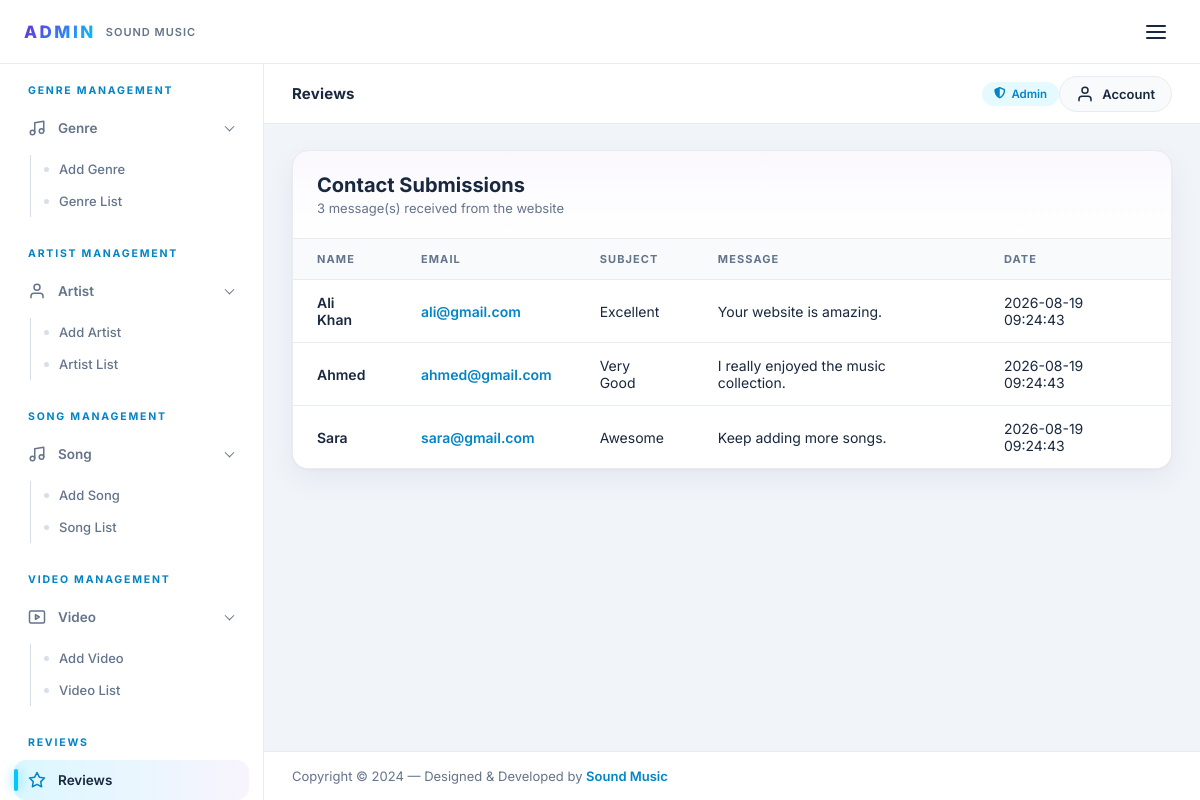
/index.php (signed in), run on the app's committed database.
### tables this page shows
CREATE TABLE contact (
    contact_id INT AUTO_INCREMENT PRIMARY KEY,
    c_name VARCHAR(100) NOT NULL,
    c_email VARCHAR(100) NOT NULL,
    reviews VARCHAR(255) NOT NULL,
    message TEXT NOT NULL,
    created_at TIMESTAMP DEFAULT CURRENT_TIMESTAMP
);

### index.php (the view, shortened to what this page needs)
<?php
if($_SESSION['user_id']){
    include("config.php");
    include ("header.php");
    $query = "SELECT * FROM `contact` ORDER BY created_at DESC";
    $result = mysqli_query($conn,$query);
    $count = mysqli_num_rows($result);
?>
<div class="content-body">
    <div class="container-fluid">
        <div class="page-panel">
            <div class="panel-header">
                <div>
                    <h2 class="panel-title">Contact Submissions</h2>
                    <p class="panel-subtitle"><?php echo $count; ?> message(s) received from the website</p>
                </div>
            </div>
            <div class="table-wrap">
                <table class="data-table">
                    <thead>
                        <tr>
                            <th>Name</th>
                            <th>Email</th>
                            <th>Subject</th>
                            <th>Message</th>
                            <th>Date</th>
                        </tr>
                    </thead>
                    <tbody>
                    <?php if ($count > 0) {
                        while($data = mysqli_fetch_assoc($result)){ ?>
                        <tr>
                            <td class="cell-title"><?php echo htmlspecialchars($data["c_name"]); ?></td>
                            <td><a href="mailto:<?php echo htmlspecialchars($data["c_email"]); ?>" style="color:var(--admin-accent-strong);font-weight:600;"><?php echo htmlspecialchars($data["c_email"]); ?></a></td>
                            <td><?php echo htmlspecialchars($data["reviews"]); ?></td>
                            <td style="max-width:360px;"><?php echo htmlspecialchars($data["message"]); ?></td>
                            <td><?php echo htmlspecialchars($data["created_at"]); ?></td>
                        </tr>
                    <?php }
                    } ?>
                    </tbody>
                </table>
            </div>
        </div>
    </div>
</div>
<?php
include "footer.php";
}
else{
    echo "<script>window.location.href = 'login.php';</script>";
}
?>

### custom-admin.css (style rules this page uses)
* { margin: 0; padding: 0; box-sizing: border-box; }
a { text-decoration: none; color: inherit; }
:root { --admin-primary: #6C2BD9; --admin-primary-dark: #4C1D95; --admin-primary-light: #8B5CF6; --admin-accent: #00C8FF; --admin-accent-strong: #0284C7; --admin-danger: #EF4444; --admin-success: #10B981; --admin-warning: #F59E0B; --admin-bg: #F1F4F9; --admin-surface: #FFFFFF; --admin-surface-2: #F8FAFC; --admin-border: #E7EBF2; --admin-border-strong: #D8DEE9; --admin-text: #18283F; --admin-text-muted: #64748B; --admin-gradient: linear-gradient(135deg, #6C2BD9 0%, #00C8FF 100%); --admin-shadow: 0 1px 2px rgba(24, 40, 63, 0.04), 0 10px 30px rgba(24, 40, 63, 0.06); --admin-shadow-hover: 0 2px 4px rgba(24, 40, 63, 0.05), 0 16px 40px rgba(24, 40, 63, 0.10); --admin-radius: 16px; --sidebar-width: 264px; --nav-header-height: 64px; }
body { font-family: 'Inter', -apple-system, BlinkMacSystemFont, "Segoe UI", sans-serif; background: var(--admin-bg); color: var(--admin-text); min-height: 100vh; -webkit-font-smoothing: antialiased; }
.content-body { flex: 1; padding: 26px 28px 40px; }
.content-body .container-fluid { width: 100%; }
.page-panel { background: var(--admin-surface); border: 1px solid var(--admin-border); border-radius: var(--admin-radius); box-shadow: var(--admin-shadow); overflow: hidden; }
.panel-header { display: flex; align-items: center; justify-content: space-between; gap: 16px; flex-wrap: wrap; padding: 22px 24px; border-bottom: 1px solid var(--admin-border); background: linear-gradient(180deg, rgba(108, 43, 217, 0.03), transparent); }
.panel-title { font-size: 20px; font-weight: 700; color: var(--admin-text); }
.panel-subtitle { font-size: 13px; color: var(--admin-text-muted); margin-top: 3px; }
.table-wrap { overflow-x: auto; }
.data-table { width: 100%; border-collapse: collapse; background: var(--admin-surface); }
.data-table thead th { background: var(--admin-surface-2); color: var(--admin-text-muted); font-size: 11px; font-weight: 700; text-transform: uppercase; letter-spacing: 1.1px; text-align: left; padding: 13px 24px; border-bottom: 1px solid var(--admin-border); white-space: nowrap; }
.data-table tbody td { color: var(--admin-text); border-bottom: 1px solid var(--admin-border); padding: 14px 24px; vertical-align: middle; font-size: 14px; }
.data-table tbody tr { transition: background 0.2s ease; }
.data-table tbody tr:last-child td { border-bottom: none; }
.cell-title { font-weight: 600; font-size: 14px; }
.content-body .container-fluid { animation: adminFadeIn 0.4s ease; }

### data on the page
contact: c_name "Ali Khan", c_email "ali@gmail.com", reviews "Excellent", message "Your website is amazing.", created_at "2026-08-19 09:24:43"
contact: c_name "Ahmed", c_email "ahmed@gmail.com", reviews "Very Good", message "I really enjoyed the music collection.", created_at "2026-08-19 09:24:43"
contact: c_name "Sara", c_email "sara@gmail.com", reviews "Awesome", message "Keep adding more songs.", created_at "2026-08-19 09:24:43"

### other printed values
$pageTitle "Reviews"
$count "3"
